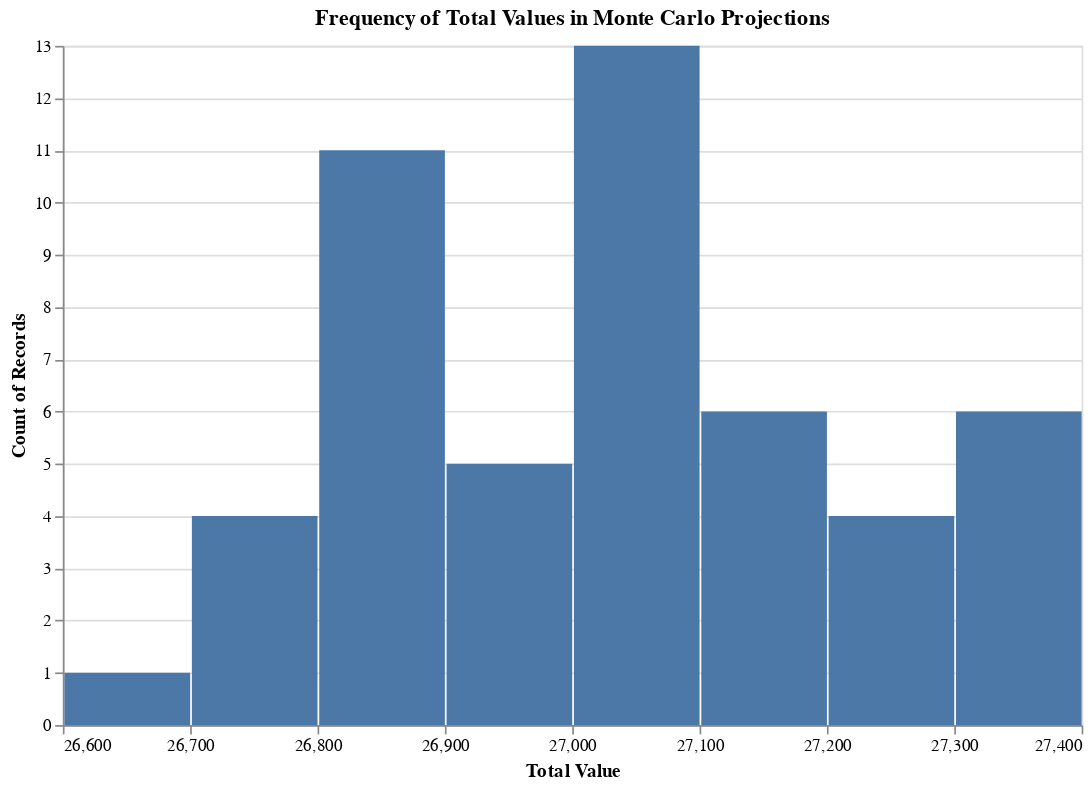

The notebook cell saved with this chart:
### Markdown cell above
We can then use that data to plot what expected values might look like, and print the average expected value to get an idea of what future values may look like.

### Code cell
total_occurrences = mc_projections['Total'].astype(float).reset_index()

avg = mc_projections['Total'].mean()

bar_plot = alt.Chart(total_occurrences).mark_bar().encode(
    x=alt.X('Total:Q', title='Total Value').bin(maxbins=iters/8),
    y='count()'
    , tooltip=[alt.Tooltip('count()', title='Frequency')]
).properties(
    title='Frequency of Total Values in Monte Carlo Projections',
    width=600, # because the auto-size is quite small
    height=400
)

print(f"Average Expected Value is {avg:.2f}")

bar_plot.display()

### Figure 1 — Vega-Lite specification as saved in the notebook (floating-point values rounded to 4 significant figures)
{"config": {"view": {"continuousWidth": 300, "continuousHeight": 300}}, "data": {"name": "data-b6d017f53f7b1ca453f0558963c48699"}, "mark": {"type": "bar"}, "encoding": {"tooltip": [{"aggregate": "count", "title": "Frequency", "type": "quantitative"}], "x": {"bin": {"maxbins": 12.5}, "field": "Total", "title": "Total Value", "type": "quantitative"}, "y": {"aggregate": "count", "type": "quantitative"}}, "height": 400, "title": "Frequency of Total Values in Monte Carlo Projections", "width": 600, "$schema": "https://vega.github.io/schema/vega-lite/v5.20.1.json", "datasets": {"data-b6d017f53f7b1ca453f0558963c48699": [{"index": 0, "Total": 26700.0}, {"index": 1, "Total": 26730.0}, {"index": 2, "Total": 26730.0}, {"index": 3, "Total": 26770.0}, {"index": 4, "Total": 26820.0}, {"index": 5, "Total": 26850.0}, {"index": 6, "Total": 26830.0}, {"index": 7, "Total": 26820.0}, {"index": 8, "Total": 26790.0}, {"index": 9, "Total": 26820.0}, {"index": 10, "Total": 26820.0}, {"index": 11, "Total": 26850.0}, {"index": 12, "Total": 26850.0}, {"index": 13, "Total": 26860.0}, {"index": 14, "Total": 26870.0}, {"index": 15, "Total": 26880.0}, {"index": 16, "Total": 26920.0}, {"index": 17, "Total": 26930.0}, {"index": 18, "Total": 26950.0}, {"index": 19, "Total": 26970.0}, {"index": 20, "Total": 26990.0}, {"index": 21, "Total": 27030.0}, {"index": 22, "Total": 27000.0}, {"index": 23, "Total": 27020.0}, {"index": 24, "Total": 27030.0}, {"index": 25, "Total": 27020.0}, {"index": 26, "Total": 27000.0}, {"index": 27, "Total": 27060.0}, {"index": 28, "Total": 27050.0}, {"index": 29, "Total": 27070.0}, {"index": 30, "Total": 27050.0}, {"index": 31, "Total": 27100.0}, {"index": 32, "Total": 27090.0}, {"index": 33, "Total": 27050.0}, {"index": 34, "Total": 27070.0}, {"index": 35, "Total": 27140.0}, {"index": 36, "Total": 27150.0}, {"index": 37, "Total": 27160.0}, {"index": 38, "Total": 27160.0}, {"index": 39, "Total": 27210.0}, {"index": 40, "Total": 27200.0}, {"index": 41, "Total": 27220.0}, {"index": 42, "Total": 27230.0}, {"index": 43, "Total": 27240.0}, {"index": 44, "Total": 27300.0}, {"index": 45, "Total": 27310.0}, {"index": 46, "Total": 27300.0}, {"index": 47, "Total": 27310.0}, {"index": 48, "Total": 27350.0}, {"index": 49, "Total": 27350.0}]}}
